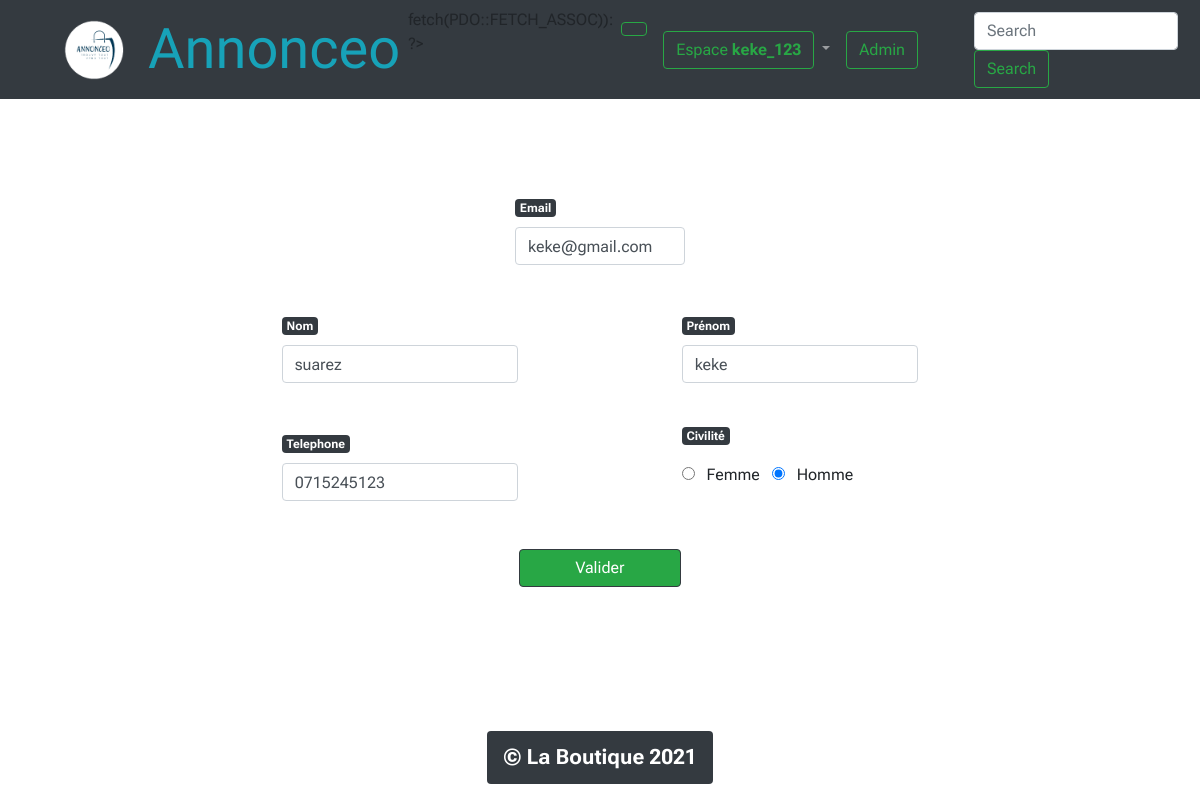
Page /modif_profil.php?action=profil&id_membre=1 (signed in) on the earlier database version.
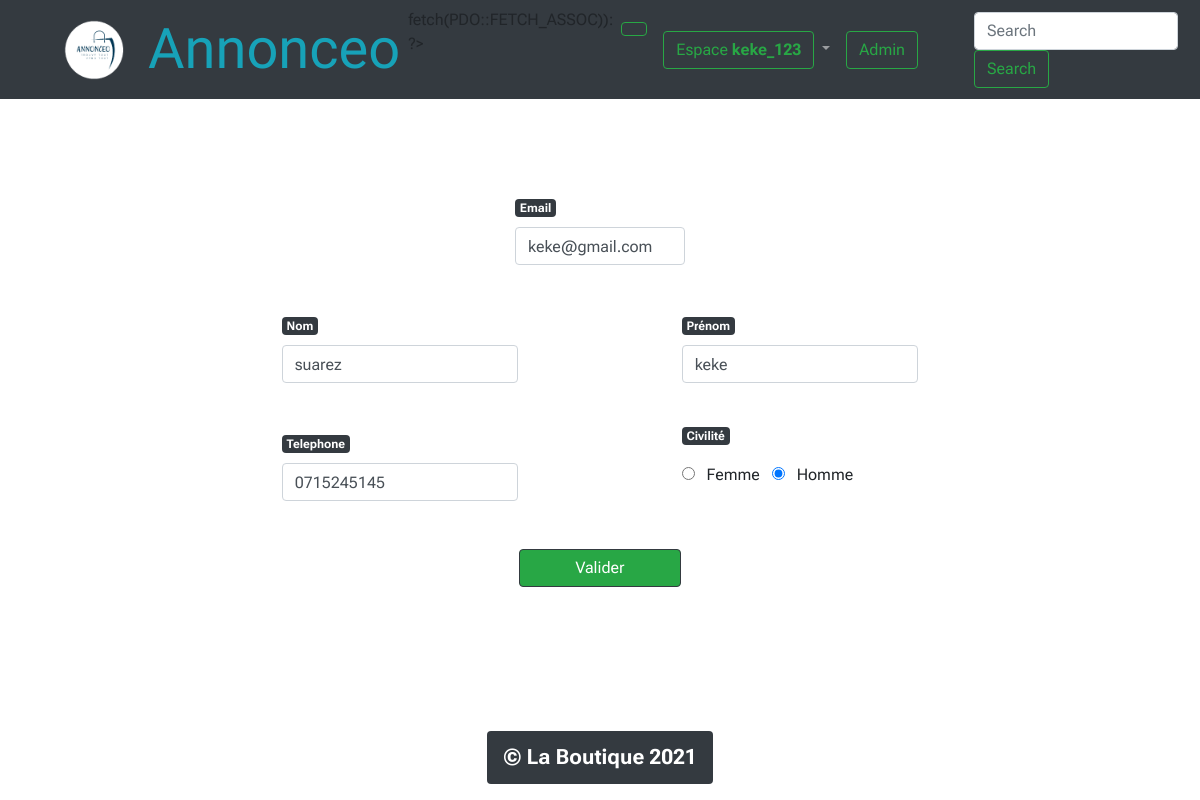
Same page on the later database version.
### tables this page shows
CREATE TABLE IF NOT EXISTS `membre` (
  `id_membre` int NOT NULL AUTO_INCREMENT,
  `pseudo` varchar(20) NOT NULL,
  `mdp` varchar(60) NOT NULL,
  `nom` varchar(20) NOT NULL,
  `prenom` varchar(20) NOT NULL,
  `telephone` varchar(20) NOT NULL,
  `email` varchar(50) NOT NULL,
  `civilite` enum('homme','femme') NOT NULL,
  `statut` int NOT NULL,
  `date_enregistrement` datetime NOT NULL,
  PRIMARY KEY (`id_membre`),
  UNIQUE KEY `pseudo` (`pseudo`)
);

### modif_profil.php (the view, shortened to what this page needs)
<?php
require_once('include/init.php');
if (isset($_GET['action'])) {
    if ($_GET['action'] == 'profil') {
        $tousUsers = $pdo->query("SELECT * FROM membre WHERE id_membre = '$_GET[id_membre]' ");
        $userActuel = $tousUsers->fetch(PDO::FETCH_ASSOC);
    }
    $email = (isset($userActuel['email'])) ? $userActuel['email'] : "";
    $nom = (isset($userActuel['nom'])) ? $userActuel['nom'] : "";
    $prenom = (isset($userActuel['prenom'])) ? $userActuel['prenom'] : "";
    $telephone = (isset($userActuel['telephone'])) ? $userActuel['telephone'] : "";
    $civilite = (isset($userActuel['civilite'])) ? $userActuel['civilite'] : "";
}
require_once('include/header.php');
?>
<?php if (isset($_GET['action']) && $_GET['action'] == 'profil') : ?>
        <div class="col-md-8 mx-auto">
            <form class="my-5" method="POST" action="">
            <div class="row">
                <div class="col-md-3 mt-5 mx-auto">
                    <label class="form-label" for="email">
                        <div class="badge badge-dark text-wrap">Email</div>
                    </label>
                    <input class="form-control" type="email" name="email" id="email" placeholder="Email" value="<?= $email ?>">
                </div>
            </div>
            <div class="row">
                <div class="col-md-4 mt-5 mx-auto">
                    <label class="form-label" for="nom">
                        <div class="badge badge-dark text-wrap">Nom</div>
                    </label>
                    <input class="form-control" type="text" name="nom" id="nom" placeholder="Nom" value="<?= $nom ?>">
                </div>
                <div class="col-md-4 mt-5 mx-auto">
                    <label class="form-label" for="prenom">
                        <div class="badge badge-dark text-wrap">Prénom</div>
                    </label>
                    <input class="form-control" type="text" name="prenom" id="prenom" placeholder="Prénom" value="<?= $prenom ?>">
                </div>
            </div>
            <div class="row">
                <div class="col-md-4 mt-5 mx-auto">
                    <label class="form-label" for="telephone"><div class="badge badge-dark text-wrap">Telephone</div></label>
                    <input class="form-control" type="text" name="telephone" id="telephone" placeholder="Votre numéro de teléphone" value="<?= $telephone ?>">
                </div>
                <div class="col-md-4 mt-4 mx-auto">
                    <p>
                        <div class="badge badge-dark text-wrap">Civilité</div>
                    </p>
                    <input type="radio" name="civilite" id="civilite1" value="femme" <?= ($civilite == "femme") ? 'checked' : ""  ?>>
                    <label class="mx-2" for="civilite1">Femme</label>
                    <input type="radio" name="civilite" id="civilite2" value="homme" <?= ($civilite == "homme") ? 'checked' : ""  ?>>
                    <label class="mx-2" for="civilite2">Homme</label>
                </div>
            </div>
            <div class="col-md-3 mt-5 mx-auto">
                <button type="submit" class="btn btn-outline-dark btn-success w-100 text-white">Valider</button>
            </div>
            </form>
        </div>
<?php endif; ?>
<?php require_once('include/footer.php') ?>

Differences in the rows shown:
changed membre "keke@gmail.com": telephone "0715245123" → "0715245145"
